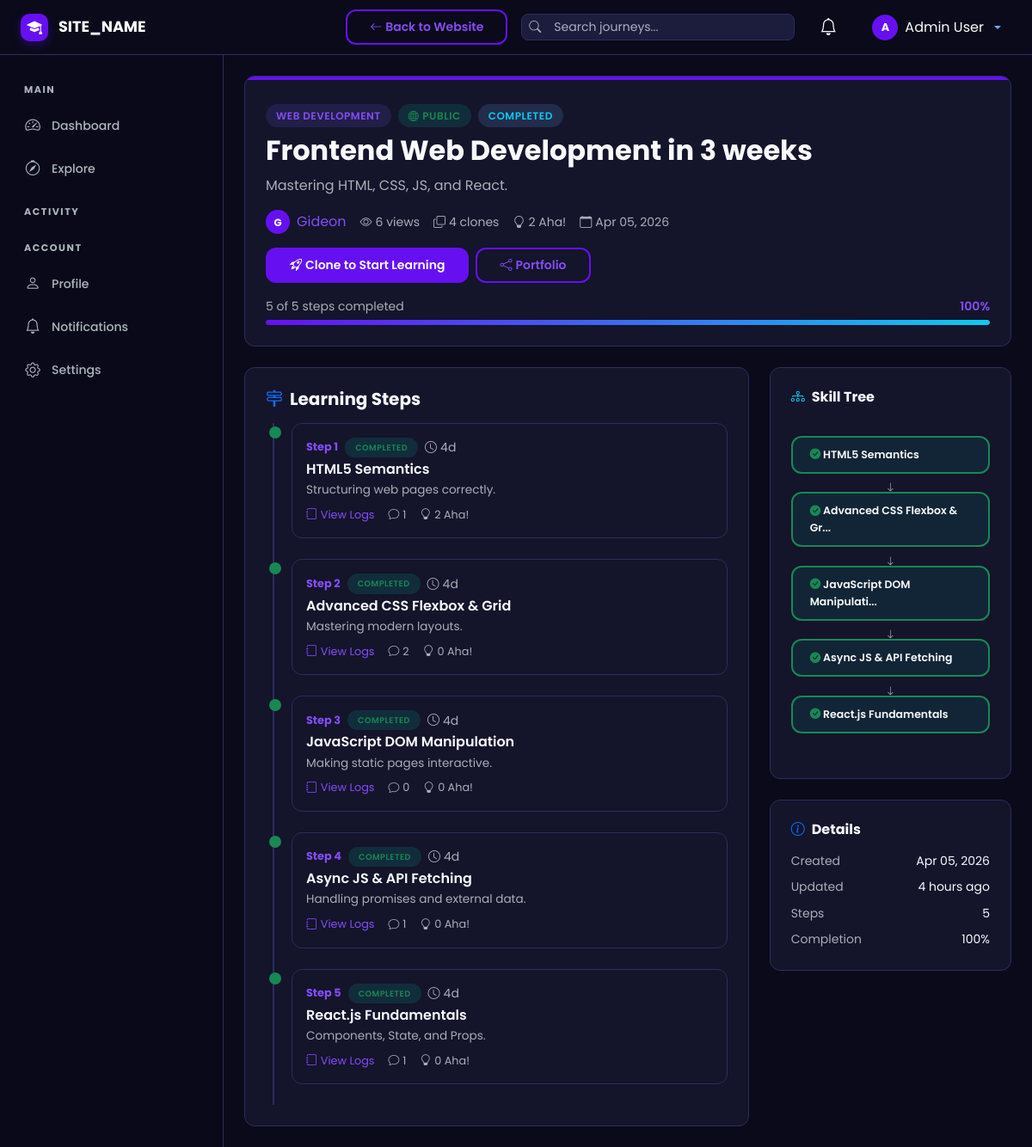
Page /journey/view.php?id=2 (signed in) on the earlier database version.
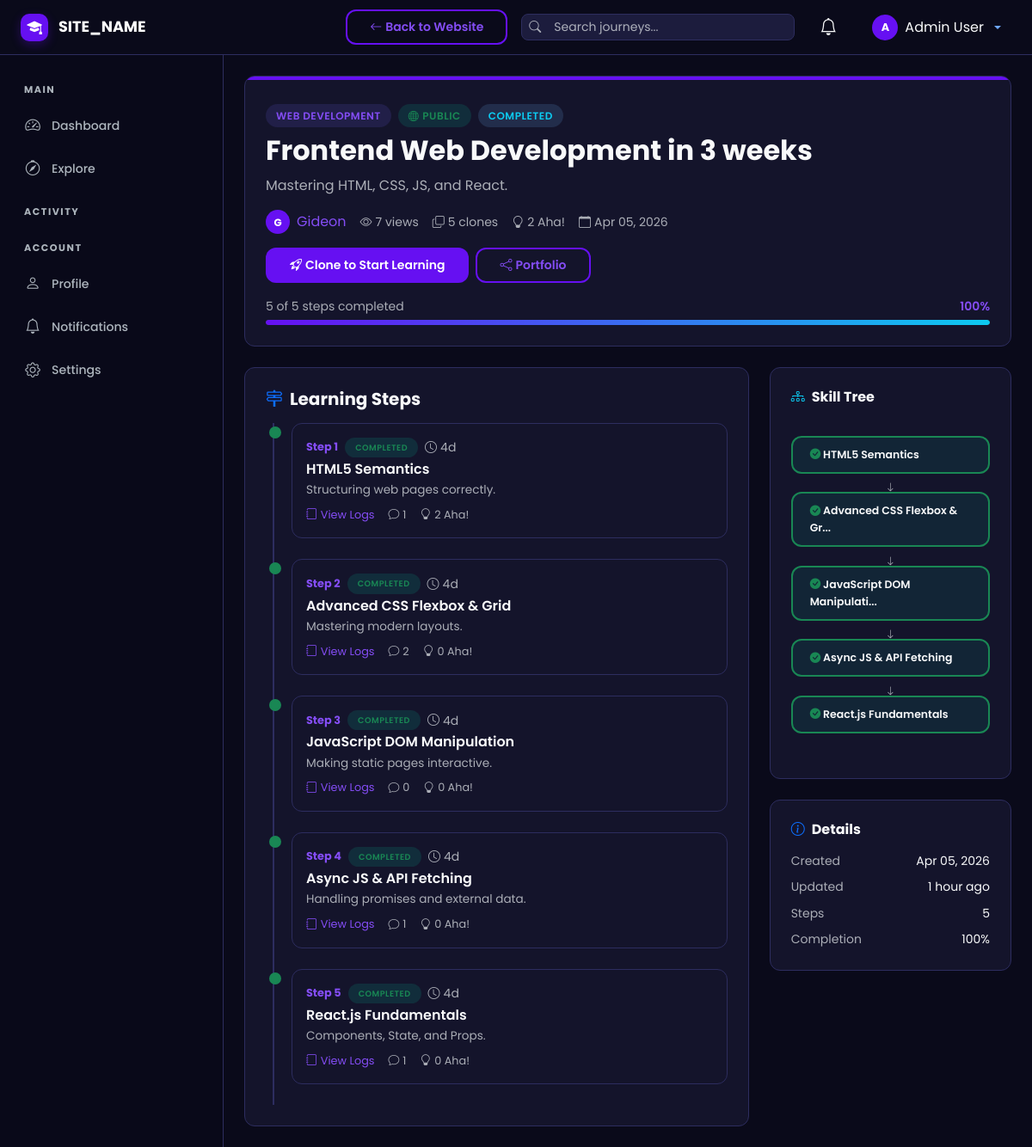
Same page on the later database version.
### tables this page shows
CREATE TABLE `journeys` (
  `id` int UNSIGNED NOT NULL,
  `user_id` int UNSIGNED NOT NULL,
  `title` varchar(255) NOT NULL,
  `slug` varchar(255) NOT NULL,
  `description` text,
  `category_id` int UNSIGNED DEFAULT NULL,
  `visibility` enum('public','private') NOT NULL DEFAULT 'public',
  `status` enum('active','completed','archived') NOT NULL DEFAULT 'active',
  `is_featured` tinyint(1) NOT NULL DEFAULT '0',
  `total_steps` int UNSIGNED NOT NULL DEFAULT '0',
  `completed_steps` int UNSIGNED NOT NULL DEFAULT '0',
  `clone_count` int UNSIGNED NOT NULL DEFAULT '0',
  `view_count` int UNSIGNED NOT NULL DEFAULT '0',
  `created_at` datetime NOT NULL DEFAULT CURRENT_TIMESTAMP,
  `updated_at` datetime NOT NULL DEFAULT CURRENT_TIMESTAMP ON UPDATE CURRENT_TIMESTAMP
);

CREATE TABLE `categories` (
  `id` int UNSIGNED NOT NULL,
  `name` varchar(100) NOT NULL,
  `slug` varchar(100) NOT NULL,
  `icon` varchar(50) DEFAULT 'bi-folder',
  `created_at` datetime NOT NULL DEFAULT CURRENT_TIMESTAMP
);

CREATE TABLE `users` (
  `id` int UNSIGNED NOT NULL,
  `username` varchar(50) NOT NULL,
  `email` varchar(255) NOT NULL,
  `password_hash` varchar(255) NOT NULL,
  `full_name` varchar(100) NOT NULL,
  `avatar` varchar(255) DEFAULT 'default-avatar.png',
  `bio` text,
  `role` enum('user','admin') NOT NULL DEFAULT 'user',
  `is_active` tinyint(1) NOT NULL DEFAULT '1',
  `current_streak` int UNSIGNED NOT NULL DEFAULT '0',
  `longest_streak` int UNSIGNED NOT NULL DEFAULT '0',
  `last_activity_date` date DEFAULT NULL,
  `created_at` datetime NOT NULL DEFAULT CURRENT_TIMESTAMP,
  `updated_at` datetime NOT NULL DEFAULT CURRENT_TIMESTAMP ON UPDATE CURRENT_TIMESTAMP
);

### includes/helpers.php (called while the page is built, shortened)
<?php
function sanitize(?string $input): string {
    return htmlspecialchars(trim($input), ENT_QUOTES, 'UTF-8');
}
function formatDate(string $date, string $format = 'M d, Y'): string {
    return date($format, strtotime($date));
}
function timeAgo(string $datetime): string {
    $now  = new DateTime();
    $past = new DateTime($datetime);
    $diff = $now->diff($past);
    if ($diff->h > 0) return $diff->h . ' hour' . ($diff->h > 1 ? 's' : '') . ' ago';
    return 'just now';
}
function completionPercent(int $completed, int $total): int {
    return (int) round(($completed / $total) * 100);
}

### journey/view.php (the view, shortened to what the changed rows need)
<?php
require_once __DIR__ . '/../includes/helpers.php';
$db = getDB();
$journeyId = (int)$_GET['id'];
$stmt = $db->prepare("SELECT j.*, u.username, u.avatar, u.full_name AS author_name, c.name AS category_name
    FROM journeys j
    JOIN users u ON j.user_id = u.id
    LEFT JOIN categories c ON j.category_id = c.id
    WHERE j.id = ?");
$stmt->execute([$journeyId]);
$journey = $stmt->fetch();
if (!in_array($journeyId, $_SESSION['viewed_journeys'])) {
    $db->prepare("UPDATE journeys SET view_count = view_count + 1 WHERE id = ?")->execute([$journeyId]);
}
$ahaTotal = $db->prepare("SELECT COUNT(*) FROM aha_votes av JOIN steps s ON av.step_id = s.id WHERE s.journey_id = ?");
$ahaTotal->execute([$journeyId]);
$totalAha = (int)$ahaTotal->fetchColumn();
require_once __DIR__ . '/../includes/dashboard_header.php';
?>
<div class="st-card mb-4" style="position:relative;overflow:hidden;">
    <div class="d-flex flex-wrap align-items-start justify-content-between gap-3 pt-2">
        <div class="flex-grow-1">
            <div class="d-flex align-items-center gap-2 mb-2">
                <?php if ($journey['category_name']): ?>
                    <span class="st-badge st-badge-primary"><?= sanitize($journey['category_name']) ?></span>
                <?php endif; ?>
                <span class="st-badge <?= $journey['visibility'] === 'public' ? 'st-badge-success' : 'st-badge-warning' ?>">
                    <i class="bi <?= $journey['visibility'] === 'public' ? 'bi-globe' : 'bi-lock' ?>"></i> <?= ucfirst($journey['visibility']) ?>
                </span>
                <?php
                $sBadge = ['active' => 'st-badge-success', 'completed' => 'st-badge-info', 'archived' => 'st-badge-warning'];
                ?>
                <span class="st-badge <?= $sBadge[$journey['status']] ?>"><?= ucfirst($journey['status']) ?></span>
            </div>
            <h2 class="fw-bold mb-2"><?= sanitize($journey['title']) ?></h2>
            <?php if ($journey['description']): ?>
                <p class="text-muted mb-3"><?= nl2br(sanitize($journey['description'])) ?></p>
            <?php endif; ?>
            <div class="d-flex flex-wrap align-items-center gap-3">
                <div class="d-flex align-items-center gap-2">
                    <div class="st-avatar-initial" style="width:28px;height:28px;font-size:0.75rem;">
                        <?= strtoupper(substr(sanitize(ltrim(!empty($journey['full_name']) ? $journey['full_name'] : $journey['username'], '@')), 0, 1)) ?>
                    </div>
                    <a href="<?= SITE_URL ?>/user/profile.php?id=<?= $journey['user_id'] ?>" class="text-decoration-none"><?= sanitize(ltrim($journey['username'], '@')) ?></a>
                </div>
                <small class="text-muted"><i class="bi bi-eye me-1"></i><?= number_format($journey['view_count']) ?> views</small>
                <small class="text-muted"><i class="bi bi-copy me-1"></i><?= $journey['clone_count'] ?> clones</small>
                <small class="text-muted"><i class="bi bi-lightbulb me-1"></i><?= $totalAha ?> Aha!</small>
                <small class="text-muted"><i class="bi bi-calendar me-1"></i><?= formatDate($journey['created_at']) ?></small>
            </div>
        </div>
    </div>
    <div class="mt-3">
        <div class="d-flex justify-content-between mb-1">
            <small class="text-muted"><?= $journey['completed_steps'] ?> of <?= $journey['total_steps'] ?> steps completed</small>
            <small class="fw-semibold" style="color:var(--st-primary-light);"><?= completionPercent($journey['completed_steps'], $journey['total_steps']) ?>%</small>
        </div>
    </div>
</div>
<div class="row g-4">
    <div class="col-lg-4">
        <div class="st-card mb-4">
            <div class="mb-2 d-flex justify-content-between"><small class="text-muted">Created</small><small><?= formatDate($journey['created_at']) ?></small></div>
            <div class="mb-2 d-flex justify-content-between"><small class="text-muted">Updated</small><small><?= timeAgo($journey['updated_at']) ?></small></div>
            <div class="mb-2 d-flex justify-content-between"><small class="text-muted">Steps</small><small><?= $journey['total_steps'] ?></small></div>
            <div class="d-flex justify-content-between"><small class="text-muted">Completion</small><small><?= completionPercent($journey['completed_steps'], $journey['total_steps']) ?>%</small></div>
        </div>
    </div>
</div>
<?php require_once __DIR__ . '/../includes/dashboard_footer.php'; ?>

Differences in the rows shown:
changed journeys "Mastering HTML, CSS, JS, and React.": view_count "6" → "7"; clone_count "4" → "5"; updated_at "4 hours ago" → "1 hour ago"
